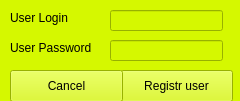
<?xml version="1.0" encoding="UTF-8"?>
<ui version="4.0">
 <class>registrathion</class>
 <widget class="QWidget" name="registrathion">
  <property name="windowModality">
   <enum>Qt::WindowModal</enum>
  </property>
  <property name="geometry">
   <rect>
    <x>0</x>
    <y>0</y>
    <width>240</width>
    <height>101</height>
   </rect>
  </property>
  <property name="windowTitle">
   <string>Form</string>
  </property>
  <property name="autoFillBackground">
   <bool>false</bool>
  </property>
  <property name="styleSheet">
   <string notr="true">background-color:#D5F800;</string>
  </property>
  <widget class="QPushButton" name="pushButton">
   <property name="geometry">
    <rect>
     <x>120</x>
     <y>70</y>
     <width>113</width>
     <height>32</height>
    </rect>
   </property>
   <property name="styleSheet">
    <string notr="true">color:black;</string>
   </property>
   <property name="text">
    <string>Registr user</string>
   </property>
  </widget>
  <widget class="QPushButton" name="pushButton_2">
   <property name="geometry">
    <rect>
     <x>10</x>
     <y>70</y>
     <width>113</width>
     <height>32</height>
    </rect>
   </property>
   <property name="styleSheet">
    <string notr="true">color:black;</string>
   </property>
   <property name="text">
    <string>Cancel</string>
   </property>
  </widget>
  <widget class="QLineEdit" name="LoginEdit">
   <property name="geometry">
    <rect>
     <x>110</x>
     <y>10</y>
     <width>113</width>
     <height>21</height>
    </rect>
   </property>
   <property name="styleSheet">
    <string notr="true">color:black;</string>
   </property>
  </widget>
  <widget class="QLabel" name="label">
   <property name="geometry">
    <rect>
     <x>10</x>
     <y>10</y>
     <width>71</width>
     <height>16</height>
    </rect>
   </property>
   <property name="styleSheet">
    <string notr="true">color:black;</string>
   </property>
   <property name="text">
    <string>User Login</string>
   </property>
  </widget>
  <widget class="QLabel" name="label_2">
   <property name="geometry">
    <rect>
     <x>10</x>
     <y>40</y>
     <width>91</width>
     <height>16</height>
    </rect>
   </property>
   <property name="styleSheet">
    <string notr="true">color:black;</string>
   </property>
   <property name="text">
    <string>User Password</string>
   </property>
  </widget>
  <widget class="QLineEdit" name="PasswordEdit">
   <property name="geometry">
    <rect>
     <x>110</x>
     <y>40</y>
     <width>113</width>
     <height>21</height>
    </rect>
   </property>
   <property name="styleSheet">
    <string notr="true">color:black;</string>
   </property>
  </widget>
 </widget>
 <resources/>
 <connections/>
</ui>
